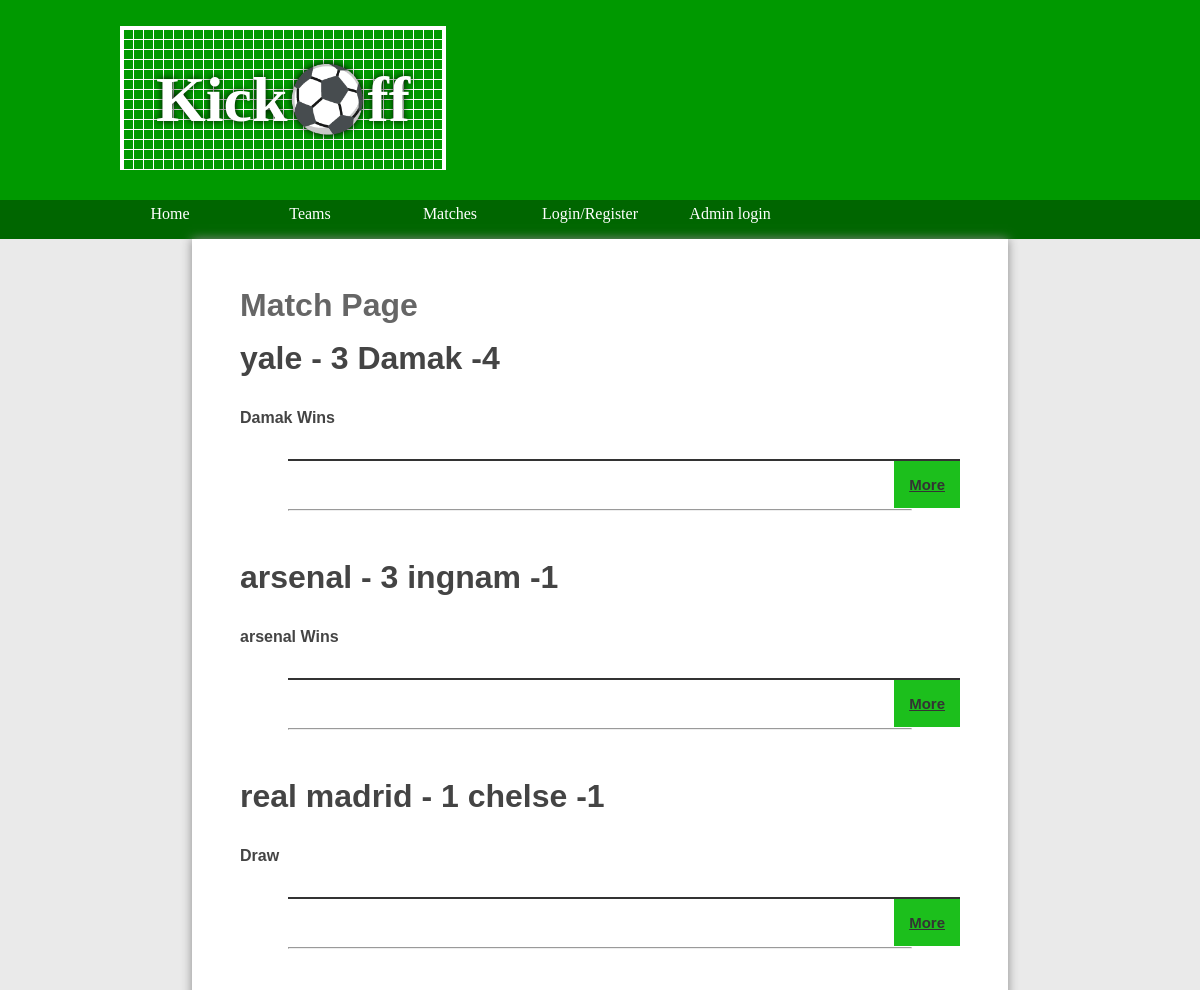
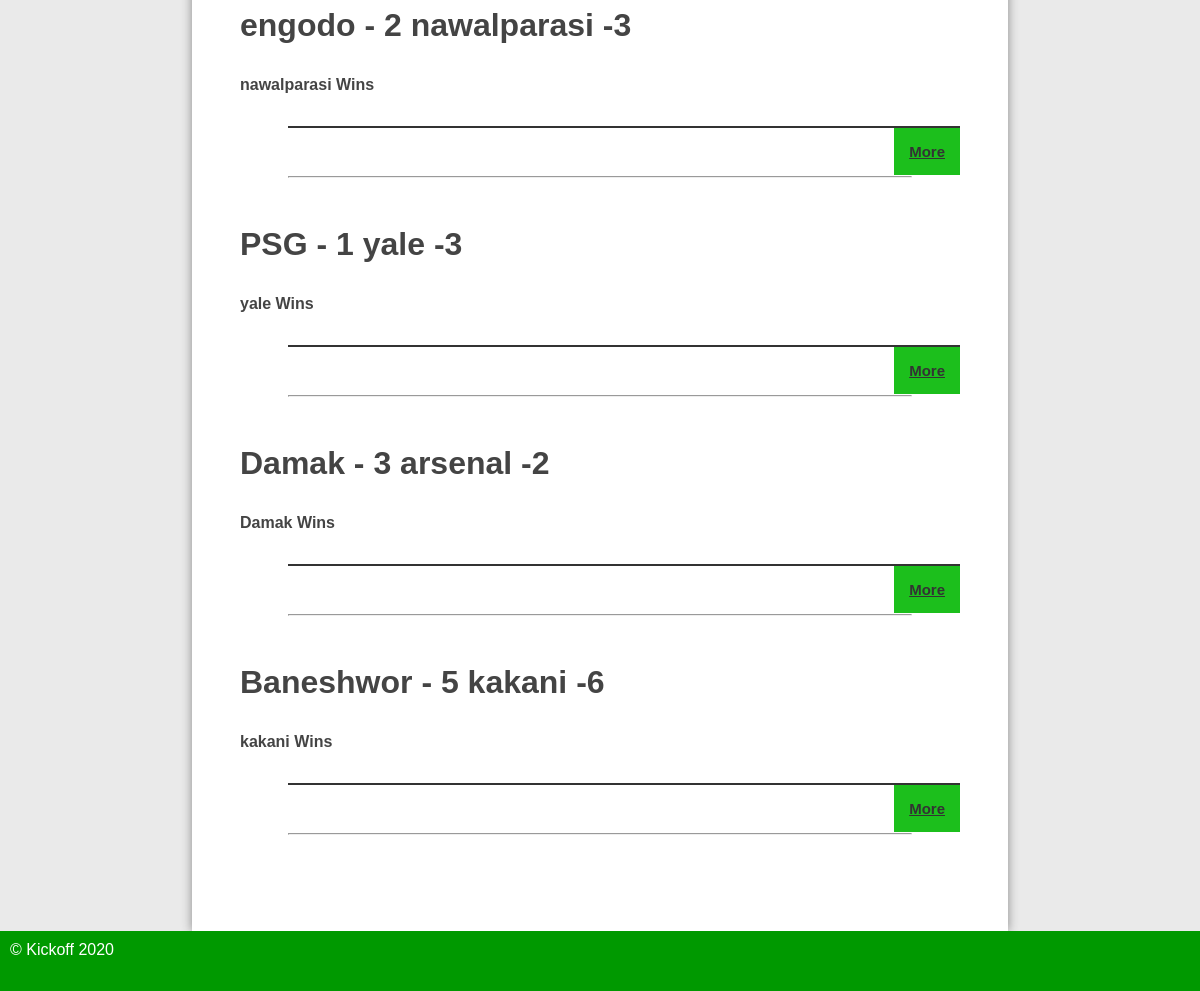
The app's page /matches.php with its own data (2 pictures, top to bottom).
### tables this page shows
CREATE TABLE `matches` (
  `match_id` int(11) NOT NULL,
  `team1_id` int(11) NOT NULL,
  `team2_id` int(11) NOT NULL,
  `date_of_match` date NOT NULL,
  `team1_score` int(11) NOT NULL,
  `team2_score` int(11) NOT NULL
);

CREATE TABLE `teams` (
  `team_id` int(11) NOT NULL,
  `team_name` varchar(255) NOT NULL,
  `points` int(11) NOT NULL
);

### matches.php (the view, shortened to what this page needs)
<?php require 'databaseconnection.php';
require 'header.php';
$displayMatches = $connectDatabase->prepare('SELECT m.*, t.team_name team1, t2.team_name team2 FROM matches m LEFT JOIN teams t ON m.team1_id = t.team_id LEFT JOIN teams t2 ON m.team2_id = t2.team_id ORDER BY date_of_match ASC;');
$displayMatches->execute();
 ?>
<main class="home">
<h1>Match Page</h1>
		<?php foreach ($displayMatches as $matchess) {?>
		<h2><?php echo $matchess['team1']; ?> - <?php echo $matchess['team1_score']; ?> <?php echo $matchess['team2']; ?> -<?php echo $matchess['team2_score']; ?></h2>
		<?php if($matchess['team1_score'] > $matchess['team2_score'] ){?>
							<h4><?php echo $matchess['team1']?> Wins </h4>
						<?php
						}
						if($matchess['team1_score'] == $matchess['team2_score'] ){ ?>
							<h4>Draw</h4>
						<?php }if($matchess['team1_score'] < $matchess['team2_score'] ){?>
							<h4><?php echo $matchess['team2']?> Wins </h4>
						<?php } ?>
		<ul class="comments">
		</ul>
		<a href="user_match.php?matchId=<?php echo $matchess['match_id'] ?>" class="expand"> More </a>
		<hr />
	<?php } ?>
</main>
<?php require 'footer.php'; ?>

### header.php (shortened to what this page needs)
<!DOCTYPE html>
<html>
	<head>
		<link rel="stylesheet" href="styles.css"/>
	</head>
	<body>
	<header>
		<section>
			<h1>Kick⚽ff</h1>
		</section>
	</header>
	<nav>
		<ul>
			<li><a href="index.php">Home</a></li>
			<li><a href="teams.php">Teams</a></li>
			<li><a href="matches.php">Matches</a></li>
			<?php
				if(isset($_SESSION['ADMINID'])){?>
				<li><a href="admin_dash.php">Admin Dash</a></li>
				<li><a href="logout.php">Logout</a></li>
			<?php }else{
				if(isset($_SESSION['userSession'])){
					$activeUser=$connectDatabase->prepare("SELECT * FROM users WHERE user_id = ".$_SESSION['userSession']);
					$activeUser->execute();
					$userData=$activeUser->fetch();
					extract($userData); ?>
				<li><a href="index.php"><?php echo $user_firstname ?>'s Account</a></li>
				<li><a href="logout.php">Logout</a></li>
			<?php } else { ?>
					<li><a href="user_login_register.php">Login/Register</a></li>
					<li><a href="admin_login.php">Admin login</a></li>
			<?php } } ?>
		</ul>
	</nav>

### footer.php
	<footer>
		&copy; Kickoff 2020
	</footer>
</body>
</html>

### styles.css (style rules this page uses)
* { margin: 0; padding: 0; }
html { font-family: 'Oxygen-Regular', verdana, sans-serif; }
body { background-color: #eaeaea; }
header { background-color: #009900; ; color: white; height: 200px; }
header section { width: 1000px; display: block; margin:auto; }
header h1 { margin-top: 0.4em; background: repeating-linear-gradient(to right, transparent 0 9px, #fff 9px 10px), repeating-linear-gradient(to bottom, transparent 0 9px, #fff 9px 10px) #009900; text-shadow: 0px 0px 7px black; font-size: 4em; padding: 0.5em; border-top: 4px solid white; border-bottom: 1px solid white; border-left: 4px solid white; border-right: 4px solid white; float: left; margin-left: 20px; }
nav { width: 100%; background-color: #006600; overflow: auto; }
nav ul { width: 1000px; margin: auto; display: block; list-style-type: none; }
nav ul li { width: 14%; float: left; overflow: auto; text-align: center; }
nav li { color: white; padding-top: 5px; display: block; }
nav a { color: white; text-decoration: none }
main ul { margin-left: 3em; }
main a { color: #333; }
nav { font-family: 'Oxygen-Regular'; }
header section { display: block; font-family: 'Oxygen-Regular', cursive; }
main { min-height: 50vh; background-color: #fff; width: 70vw; display: block; margin: auto; box-shadow: 0px 0px 10px #888; color:#444; }
footer { min-height: 5vh; color: white; }
main h2 { font-size:2em; }
.home { padding: 4vw; width: 60vw; }
p, li, h2 { margin-bottom: 1em; }
hr { margin: 3em; }
footer { background-color: #009900; padding: 10px; color: white; }
main h1 { color: #666; margin-bottom: 0.5em; }
.comments { list-style-type: none; border-bottom: 2px solid #333; margin-top: 2em; }
.expand { font-weight:bold; background-color: #1CBF1C; text-align: right; float: right; font-size: 15px; padding: 15px; cursor: pointer; }

### records on screen
matches: team1.team_name "yale", team1_score "3", team2.team_name "Damak", team2_score "4"
matches: team1.team_name "arsenal", team1_score "3", team2.team_name "ingnam", team2_score "1"
matches: team1.team_name "real madrid", team1_score "1", team2.team_name "chelse", team2_score "1", shows "Draw"
matches: team1.team_name "engodo", team1_score "2", team2.team_name "nawalparasi", team2_score "3"
matches: team1.team_name "PSG", team1_score "1", team2.team_name "yale", team2_score "3"
matches: team1.team_name "Damak", team1_score "3", team2.team_name "arsenal", team2_score "2"
matches: team1.team_name "Baneshwor", team1_score "5", team2.team_name "kakani", team2_score "6"
